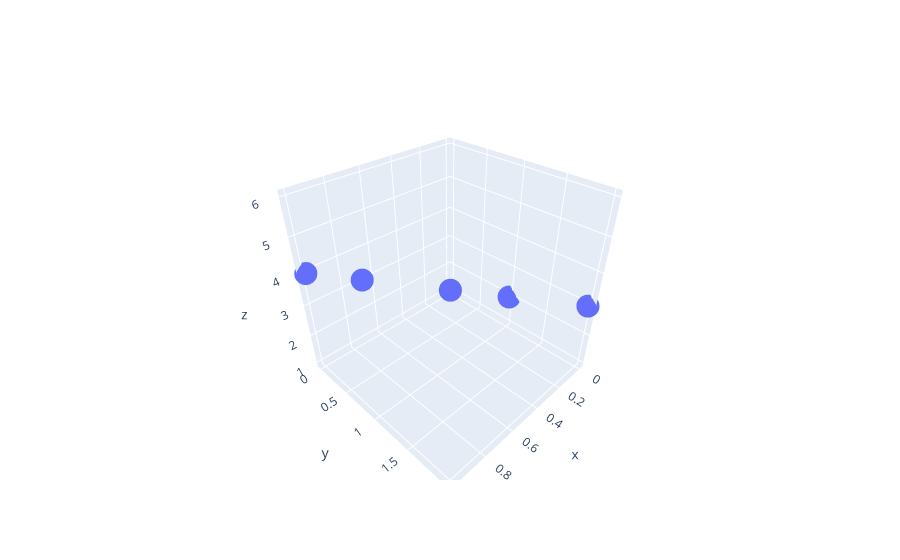

Notebook code cell kept with this figure:
### Code cell
import numpy as np
import plotly.graph_objects as go

arr = np.array([
    [1, 2, 3],
    [4, 5, 6]
])

rows, cols = arr.shape
x = []
y = []
z = []

for i in range(rows):
    for j in range(cols):
        x.append(i)
        y.append(j)
        z.append(arr[i, j])

fig = go.Figure(data=[go.Scatter3d(
    x=x, y=y, z=z,
    mode='markers',
    marker=dict(size=8)
)])

fig.show()

### Figure 1 — Plotly figure (JSON) as saved in the notebook; plotly's stock layout.template omitted (floating-point values rounded to 4 significant figures)
{"data": [{"marker": {"size": 8}, "mode": "markers", "type": "scatter3d", "x": [0, 0, 0, 1, 1, 1], "y": [0, 1, 2, 0, 1, 2], "z": [1, 2, 3, 4, 5, 6]}], "layout": {}}
